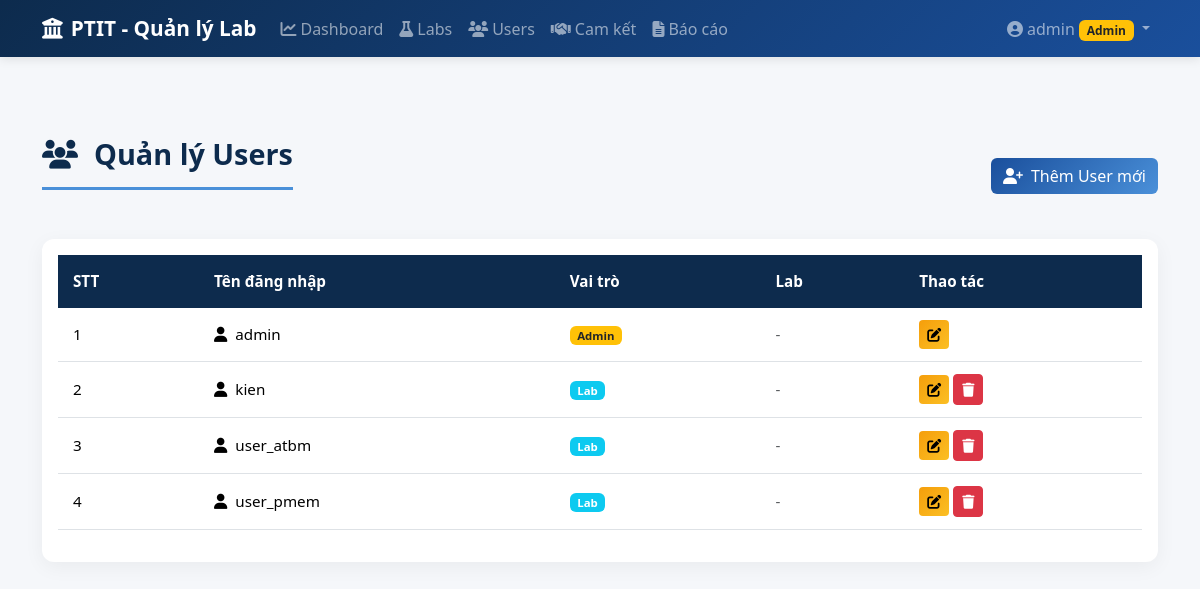
The page /users (signed in) on the database as committed earlier.
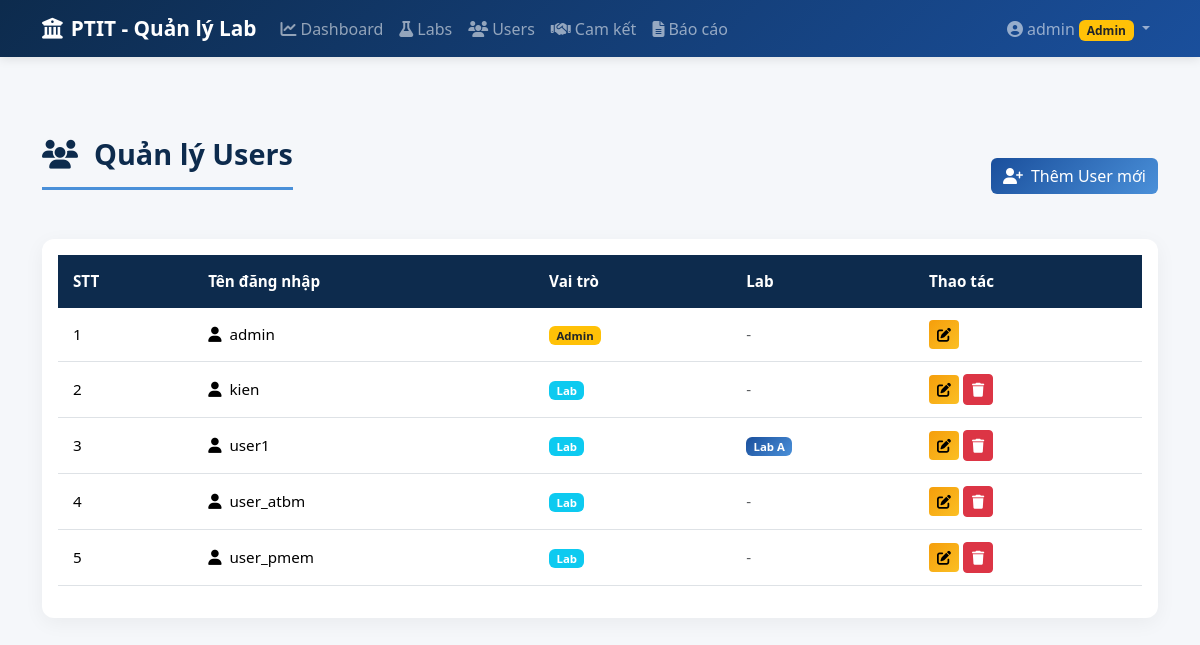
The same page on the database as committed later.
### models.py (models this page shows, shortened)
class User(UserMixin, db.Model):
    __tablename__ = 'users'
    id = db.Column(db.Integer, primary_key=True)
    username = db.Column(db.String(50), unique=True, nullable=False)
    password_hash = db.Column(db.String(200), nullable=False)
    role = db.Column(db.String(20), nullable=False)  # 'admin' or 'lab'
    lab_id = db.Column(db.Integer, db.ForeignKey('labs.id', ondelete='SET NULL'), nullable=True)
    def is_admin(self):
        return self.role == 'admin'

class Lab(db.Model):
    __tablename__ = 'labs'
    id = db.Column(db.Integer, primary_key=True)
    name = db.Column(db.String(100), nullable=False)
    description = db.Column(db.Text)
    manager_name = db.Column(db.String(100))
    email = db.Column(db.String(100))
    created_at = db.Column(db.DateTime, default=datetime.utcnow)
    users = db.relationship('User', backref='lab', lazy=True)
    commitments = db.relationship('Commitment', backref='lab', lazy=True, cascade='all, delete-orphan')

### app.py (the view)
@app.route('/users')
@login_required
def users_list():
    if not current_user.is_admin():
        flash('Bạn không có quyền truy cập trang này.', 'danger')
        return redirect(url_for('dashboard'))
    users = User.query.order_by(User.username).all()
    return render_template('users/list.html', users=users)

### app.py (called while the page is built)
@login_manager.user_loader
def load_user(user_id):
    return User.query.get(int(user_id))

### templates/users/list.html (shortened to what this page needs)
{% extends "base.html" %}
{% block content %}
<div class="d-flex justify-content-between align-items-center mb-4">
    <h1 class="page-title">
        <i class="fas fa-users me-3"></i>Quản lý Users
    </h1>
    <a href="{{ url_for('users_create') }}" class="btn btn-primary">
        <i class="fas fa-user-plus me-2"></i>Thêm User mới
    </a>
</div>
<div class="card">
    <div class="card-body">
        <div class="table-responsive">
            <table class="table table-hover">
                <thead>
                    <tr>
                        <th>STT</th>
                        <th>Tên đăng nhập</th>
                        <th>Vai trò</th>
                        <th>Lab</th>
                        <th>Thao tác</th>
                    </tr>
                </thead>
                <tbody>
                    {% for user in users %}
                    <tr>
                        <td>{{ loop.index }}</td>
                        <td>
                            <i class="fas fa-user me-2"></i>{{ user.username }}
                        </td>
                        <td>
                            {% if user.is_admin() %}
                            <span class="badge bg-warning text-dark">Admin</span>
                            {% else %}
                            <span class="badge bg-info">Lab</span>
                            {% endif %}
                        </td>
                        <td>
                            {% if user.lab %}
                            <span class="badge bg-lab">{{ user.lab.name }}</span>
                            {% else %}
                            <span class="text-muted">-</span>
                            {% endif %}
                        </td>
                        <td>
                            <a href="{{ url_for('users_edit', user_id=user.id) }}"
                               class="btn btn-sm btn-warning">
                                <i class="fas fa-edit"></i>
                            </a>
                            {% if user.id != current_user.id %}
                            <form method="POST" action="{{ url_for('users_delete', user_id=user.id) }}"
                                  style="display: inline;"
                                  onsubmit="return confirm('Bạn có chắc muốn xóa user &quot;{{ user.username }}&quot;?');">
                                <button type="submit" class="btn btn-sm btn-danger">
                                    <i class="fas fa-trash"></i>
                                </button>
                            </form>
                            {% endif %}
                        </td>
                    </tr>
                    {% endfor %}
                </tbody>
            </table>
        </div>
    </div>
</div>
{% endblock %}

### templates/base.html (shortened to what this page needs)
<!DOCTYPE html>
<html lang="vi">
<head>
    <link href="https://cdn.jsdelivr.net/npm/bootstrap@5.3.2/dist/css/bootstrap.min.css" rel="stylesheet">
    <link href="https://cdnjs.cloudflare.com/ajax/libs/font-awesome/6.5.1/css/all.min.css" rel="stylesheet">
    <link href="https://cdn.jsdelivr.net/npm/bootstrap-icons@1.11.2/font/bootstrap-icons.css" rel="stylesheet">
    <link href="{{ url_for('static', filename='css/style.css') }}" rel="stylesheet">
</head>
<body>
    {% if current_user.is_authenticated %}
    <nav class="navbar navbar-expand-lg navbar-dark bg-ptit">
        <div class="container">
            <a class="navbar-brand" href="{{ url_for('dashboard') }}">
                <i class="fas fa-university me-2"></i>PTIT - Quản lý Lab
            </a>
            <div class="collapse navbar-collapse" id="navbarNav">
                <ul class="navbar-nav me-auto">
                    <li class="nav-item">
                        <a class="nav-link" href="{{ url_for('dashboard') }}">
                            <i class="fas fa-chart-line me-1"></i>Dashboard
                        </a>
                    </li>
                    {% if current_user.is_admin() %}
                    <li class="nav-item">
                        <a class="nav-link" href="{{ url_for('labs_list') }}">
                            <i class="fas fa-flask me-1"></i>Labs
                        </a>
                    </li>
                    <li class="nav-item">
                        <a class="nav-link" href="{{ url_for('users_list') }}">
                            <i class="fas fa-users me-1"></i>Users
                        </a>
                    </li>
                    {% endif %}
                    <li class="nav-item">
                        <a class="nav-link" href="{{ url_for('commitments_list') }}">
                            <i class="fas fa-handshake me-1"></i>Cam kết
                        </a>
                    </li>
                    {% if current_user.is_admin() %}
                    <li class="nav-item">
                        <a class="nav-link" href="{{ url_for('reports') }}">
                            <i class="fas fa-file-alt me-1"></i>Báo cáo
                        </a>
                    </li>
                    {% endif %}
                </ul>
                <ul class="navbar-nav">
                    <li class="nav-item dropdown">
                        <a class="nav-link dropdown-toggle" href="#" data-bs-toggle="dropdown">
                            <i class="fas fa-user-circle me-1"></i>{{ current_user.username }}
                            {% if current_user.is_admin() %}
                            <span class="badge bg-warning text-dark">Admin</span>
                            {% else %}
                            <span class="badge bg-info">Lab</span>
                            {% endif %}
                        </a>
                    </li>
                </ul>
            </div>
        </div>
    </nav>
    {% endif %}
    <main class="{% if current_user.is_authenticated %}main-content{% endif %}">
        <div class="container">
            {% block content %}{% endblock %}
        </div>
    </main>
</body>
</html>

Rows that differ between the two databases and show on the page:
added User: username "user1", role "Lab", lab.name "Lab A"
